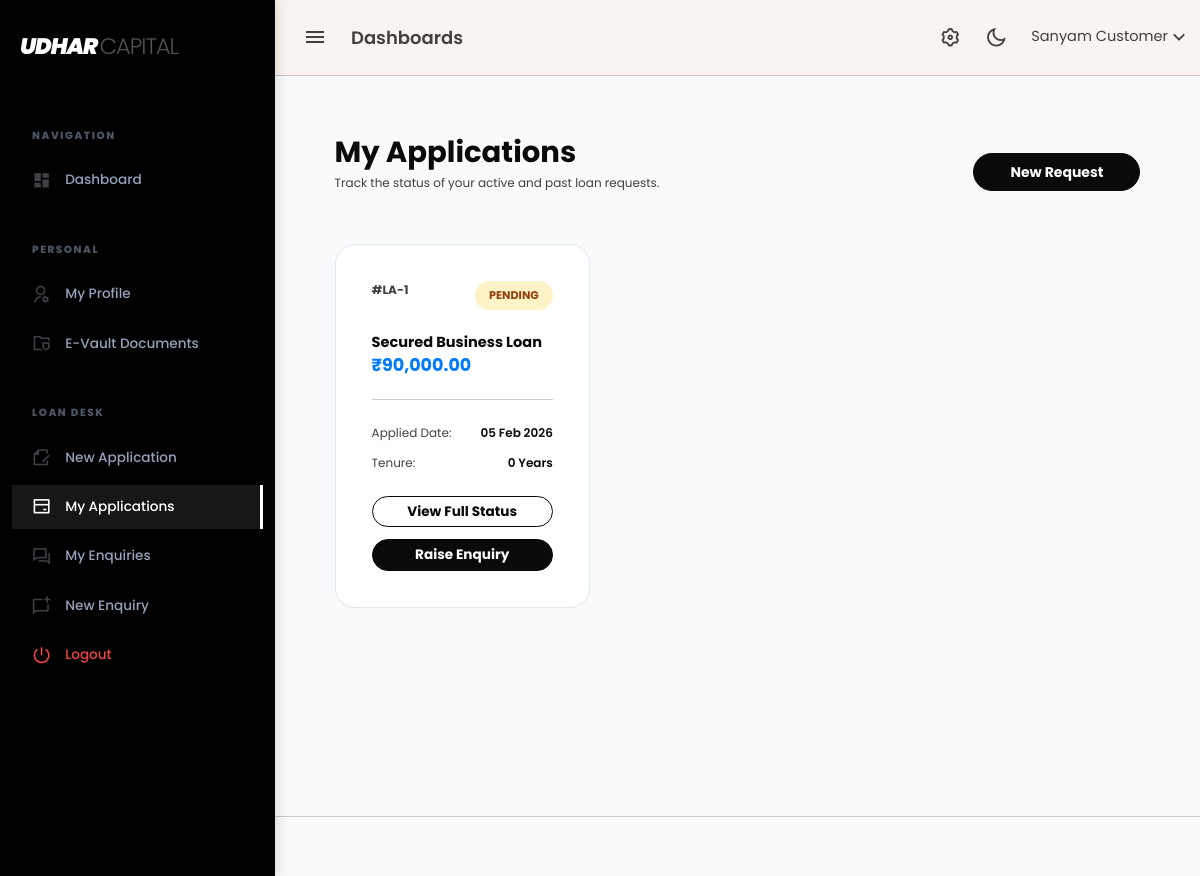
The app's page /customer/my-applications.php (signed in), older data.
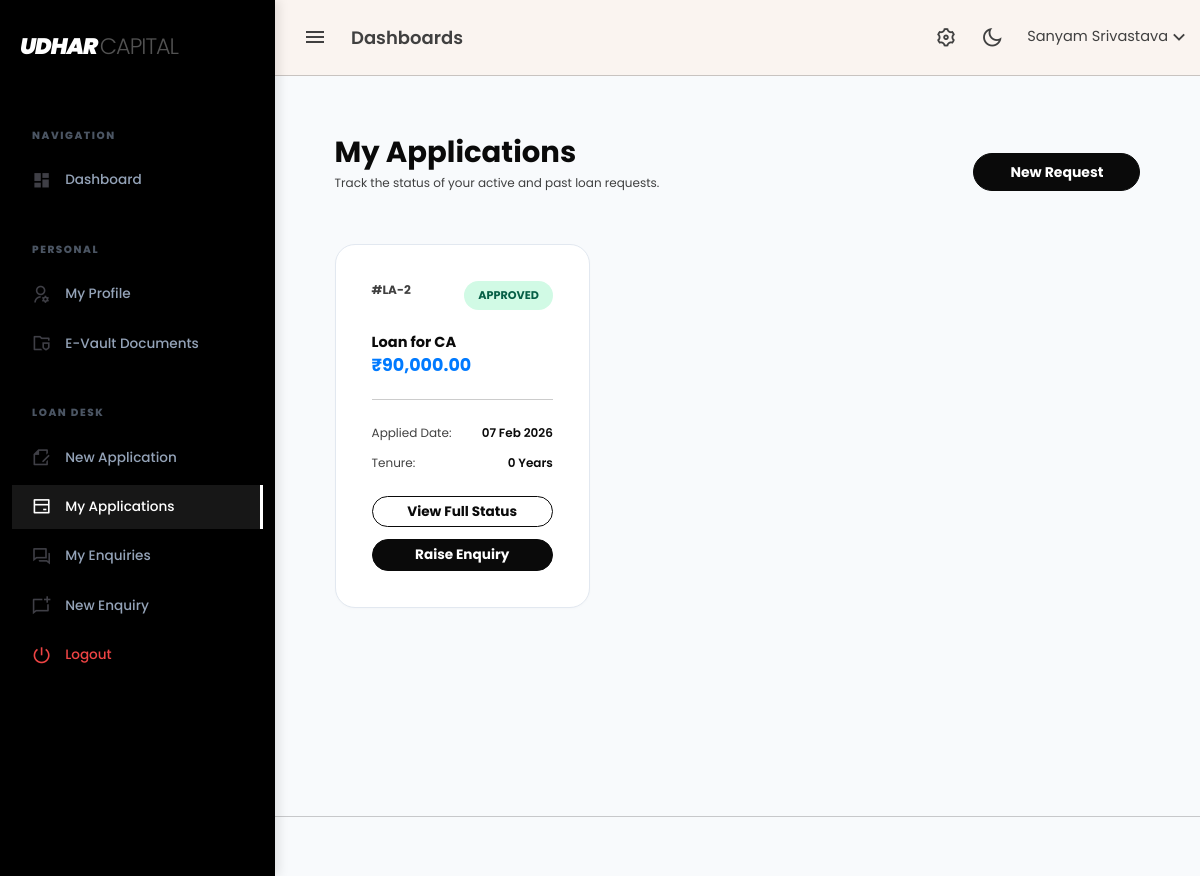
The same page, newer data.
### tables this page shows
CREATE TABLE `loan_applications` (
  `id` bigint(20) UNSIGNED NOT NULL,
  `customer_id` bigint(20) UNSIGNED NOT NULL,
  `service_id` bigint(20) UNSIGNED NOT NULL,
  `assigned_staff_id` bigint(20) UNSIGNED DEFAULT NULL,
  `assigned_by` bigint(20) UNSIGNED DEFAULT NULL,
  `assigned_at` timestamp NULL DEFAULT NULL,
  `interest_rate` decimal(5,2) NOT NULL DEFAULT 0.00,
  `requested_amount` decimal(15,2) NOT NULL,
  `tenure_years` int(11) NOT NULL,
  `emi_amount` decimal(15,2) NOT NULL,
  `status` enum('pending','approved','rejected','disbursed') DEFAULT 'pending',
  `created_at` timestamp NOT NULL DEFAULT current_timestamp(),
  `rejection_note` text DEFAULT NULL
);

CREATE TABLE `services` (
  `id` bigint(20) UNSIGNED NOT NULL,
  `category_id` bigint(20) UNSIGNED NOT NULL,
  `sub_category_id` bigint(20) UNSIGNED NOT NULL,
  `service_name` varchar(255) NOT NULL,
  `title` varchar(255) NOT NULL,
  `slug` varchar(255) NOT NULL,
  `short_description` text DEFAULT NULL,
  `long_description` longtext DEFAULT NULL,
  `hero_image` varchar(255) DEFAULT NULL,
  `card_img` varchar(255) DEFAULT NULL,
  `created_at` timestamp NULL DEFAULT current_timestamp(),
  `updated_at` timestamp NULL DEFAULT current_timestamp() ON UPDATE current_timestamp()
);

### customer/my-applications.php (the view, shortened to what this page needs)
<?php
include 'header.php';
$customer_id = $_SESSION['customer_id'];
$query = "SELECT la.*, s.service_name, s.sub_category_id
          FROM loan_applications la
          JOIN services s ON la.service_id = s.id
          WHERE la.customer_id = $customer_id
          ORDER BY la.created_at DESC";
$result = mysqli_query($conn, $query);
include 'topbar.php';
include 'sidebar.php';
?>
<div class="content-page">
    <div class="container-fluid pt-4">
        <div class="row justify-content-center">
            <div class="col-lg-11">
                <div class="d-flex justify-content-between align-items-center mb-4">
                    <div>
                        <h2 class="fw-bold text-dark mb-1">My Applications</h2>
                        <p class="text-muted small">Track the status of your active and past loan requests.</p>
                    </div>
                    <a href="../apply-loan.php" class="btn btn-dark rounded-pill px-4 fw-bold">New Request</a>
                </div>
                <div class="row">
                    <?php if(mysqli_num_rows($result) > 0): ?>
                        <?php while($row = mysqli_fetch_assoc($result)): ?>
                            <div class="col-md-6 col-xl-4 mb-4">
                                <div class="card-modern p-4">
                                    <div class="d-flex justify-content-between align-items-start mb-3">
                                        <span class="text-muted small fw-bold">#LA-<?= $row['id'] ?></span>
                                        <span class="status-badge bg-<?= $row['status'] ?>"><?= $row['status'] ?></span>
                                    </div>
                                    <h5 class="fw-bold text-dark mb-1"><?= htmlspecialchars($row['service_name']) ?></h5>
                                    <h4 class="fw-bold text-primary mb-3">₹<?= number_format($row['requested_amount'], 2) ?></h4>
                                    <div class="border-top pt-3 mt-3">
                                        <div class="d-flex justify-content-between small text-muted mb-2">
                                            <span>Applied Date:</span>
                                            <span class="text-dark fw-semibold"><?= date('d M Y', strtotime($row['created_at'])) ?></span>
                                        </div>
                                        <div class="d-flex justify-content-between small text-muted mb-3">
                                            <span>Tenure:</span>
                                            <span class="text-dark fw-semibold"><?= $row['tenure_years'] ?> Years</span>
                                        </div>
                                        <a href="view-application-detail.php?id=<?= $row['id'] ?>" class="btn btn-outline-dark btn-sm w-100 fw-bold rounded-pill mb-2">View Full Status</a>
                                        <a href="enquiry_add.php?loan_type=<?= (int)$row['sub_category_id'] ?>" class="btn btn-dark btn-sm w-100 fw-bold rounded-pill">Raise Enquiry</a>
                                    </div>
                                </div>
                            </div>
                        <?php endwhile; ?>
                    <?php endif; ?>
                </div>
            </div>
        </div>
    </div>
</div>
<?php include 'footer.php'; ?>

### customer/header.php (shortened to what this page needs)
<!DOCTYPE html>
<html lang="en">
<head>
	<link rel="stylesheet" href="assets/vendor/daterangepicker/daterangepicker.css">
	<link rel="stylesheet" href="assets/vendor/admin-resources/jquery.vectormap/jquery-jvectormap-1.2.2.css">
	<link href="assets/css/app.min.css" rel="stylesheet" type="text/css" id="app-style" />
	<link href="assets/css/icons.min.css" rel="stylesheet" type="text/css" />
    <link rel="stylesheet" href="https://cdnjs.cloudflare.com/ajax/libs/font-awesome/6.4.2/css/all.min.css">
</head>
<body>
	<div class="wrapper">

### customer/topbar.php (shortened to what this page needs)
<div class="navbar-custom">
    <div class="topbar container-fluid">
        <div class="d-flex align-items-center gap-1">
            <button class="button-toggle-menu">
                <i class="mdi mdi-menu"></i>
            </button>
            <h4 class="page-title d-none d-sm-block">Dashboards</h4>
        </div>
        <ul class="topbar-menu d-flex align-items-center gap-3">
            <li class="d-none d-sm-inline-block">
                <a class="nav-link" data-bs-toggle="offcanvas" href="#theme-settings-offcanvas">
                    <span class="ri-settings-3-line fs-22"></span>
                </a>
            </li>
            <li class="d-none d-sm-inline-block">
                <div class="nav-link" id="light-dark-mode">
                    <i class="ri-moon-line fs-22"></i>
                </div>
            </li>
            <li class="dropdown">
                <a class="nav-link dropdown-toggle arrow-none nav-user" data-bs-toggle="dropdown" href="#" role="button" aria-haspopup="false" aria-expanded="false">
                    <span class="d-lg-block d-none">
                        <h5 class="my-0 fw-normal"> <?php echo   $_SESSION['customer_name'] ?? 'Customer' ?><i class="ri-arrow-down-s-line fs-22 d-none d-sm-inline-block align-middle"></i></h5>
                    </span>
                </a>
            </li>
        </ul>
    </div>
</div>

### customer/sidebar.php (shortened to what this page needs)
<?php
$current_page = basename($_SERVER['PHP_SELF']);
?>
<div class="leftside-menu">
    <a href="dashboard.php" class="logo-lg">
        <span class="logo-text">UDHAR <span class="logo-sub">CAPITAL</span></span>
    </a>
    <div data-simplebar class="h-100">
        <ul class="side-nav">
            <li class="side-nav-title">Navigation</li>
            <li class="side-nav-item <?= ($current_page == 'dashboard.php') ? 'active' : '' ?>">
                <a href="dashboard.php" class="side-nav-link">
                    <i class="ri-dashboard-fill"></i>
                    <span>Dashboard</span>
                </a>
            </li>
            <li class="side-nav-title">Personal</li>
            <li class="side-nav-item <?= ($current_page == 'profile.php') ? 'active' : '' ?>">
                <a href="profile.php" class="side-nav-link">
                    <i class="ri-user-settings-line"></i>
                    <span>My Profile</span>
                </a>
            </li>
            <li class="side-nav-item <?= ($current_page == 'documents.php') ? 'active' : '' ?>">
                <a href="documents.php" class="side-nav-link">
                    <i class="ri-folder-shield-2-line"></i>
                    <span>E-Vault Documents</span>
                </a>
            </li>
            <li class="side-nav-title">Loan Desk</li>
            <li class="side-nav-item <?= ($current_page == 'loan-application.php' || $current_page == 'apply-loan.php') ? 'active' : '' ?>">
                <a href="../apply-loan.php" class="side-nav-link">
                    <i class="ri-file-edit-line"></i>
                    <span>New Application</span>
                </a>
            </li>
            <li class="side-nav-item <?= ($current_page == 'my-applications.php' || $current_page == 'view-application-detail.php') ? 'active' : '' ?>">
                <a href="my-applications.php" class="side-nav-link">
                    <i class="ri-bank-card-line"></i>
                    <span>My Applications</span>
                </a>
            </li>
            <li class="side-nav-item <?= ($current_page == 'enquiries.php' || $current_page == 'enquiry_view.php') ? 'active' : '' ?>">
                <a href="enquiries.php" class="side-nav-link">
                    <i class="ri-question-answer-line"></i>
                    <span>My Enquiries</span>
                </a>
            </li>
            <li class="side-nav-item <?= ($current_page == 'enquiry_add.php') ? 'active' : '' ?>">
                <a href="enquiry_add.php" class="side-nav-link">
                    <i class="ri-chat-new-line"></i>
                    <span>New Enquiry</span>
                </a>
            </li>
         <li class="side-nav-item">
                <a href="db/auth-logout.php" class="side-nav-link" style="color: #ef4444 !important;">
                    <i class="ri-shut-down-line" style="color: #ef4444 !important;"></i>
                    <span>Logout</span>
                </a>
            </li>
        </ul>
    </div>
</div>

### customer/footer.php (shortened to what this page needs)
				<footer class="footer">
				</footer>
			</div>
</body>
</html>

### customer/sidebar.php (style rules this page uses)
:root { --nav-bg: #000000; --nav-text: #94a3b8; --nav-active: #ffffff; --nav-hover-bg: #171717; }
.leftside-menu { background: var(--nav-bg) !important; box-shadow: 4px 0 10px rgba(0,0,0,0.1); width: 260px; }
.side-nav-title { color: #4b5563 !important; font-size: 0.65rem !important; text-transform: uppercase !important; letter-spacing: 0.15em !important; font-weight: 800 !important; padding: 24px 20px 10px !important; }
.side-nav-link { color: var(--nav-text) !important; font-weight: 500 !important; font-size: 0.85rem !important; padding: 12px 20px !important; transition: all 0.3s ease !important; display: flex !important; align-items: center !important; text-decoration: none !important; }
.side-nav-link i { font-size: 1.2rem !important; margin-right: 14px !important; color: #3f3f46 !important; transition: color 0.3s ease; }
.side-nav-item.active .side-nav-link { color: var(--nav-active) !important; background: var(--nav-hover-bg); border-right: 3px solid #ffffff; }
.side-nav-item.active i { color: #ffffff !important; }
.logo-lg { padding: 30px 20px; display: block; text-decoration: none; }
.logo-text { color: white; font-weight: 900; font-size: 1.4rem; letter-spacing: -1px; font-style: italic; }
.logo-sub { color: #525252; font-weight: 300; font-style: normal; }

### customer/my-applications.php (style rules this page uses)
:root { --slate-900: #0f172a; --slate-600: #475569; --slate-200: #e2e8f0; }
.content-page { background-color: #f8fafc; min-height: 100vh; }
.card-modern { border: 1px solid var(--slate-200); border-radius: 20px; background: #fff; box-shadow: 0 1px 3px rgba(0,0,0,0.02); transition: 0.3s; }
.status-badge { padding: 6px 14px; border-radius: 50px; font-size: 0.7rem; font-weight: 700; text-transform: uppercase; }
.bg-approved { background: #d1fae5; color: #065f46; }
.bg-pending { background: #fef3c7; color: #92400e; }

Row changes from the older to the newer data that the page shows:
removed loan_applications: id "1", status "PENDING", service.service_name "Secured Business Loan", requested_amount "90,000.00", created_at "05 Feb 2026", tenure_years "0"
added loan_applications: id "2", status "APPROVED", service.service_name "Loan for CA", requested_amount "90,000.00", created_at "07 Feb 2026", tenure_years "0"
Text that changed along with them:
$_SESSION['customer_name']: "Sanyam Customer" → "Sanyam Srivastava"
